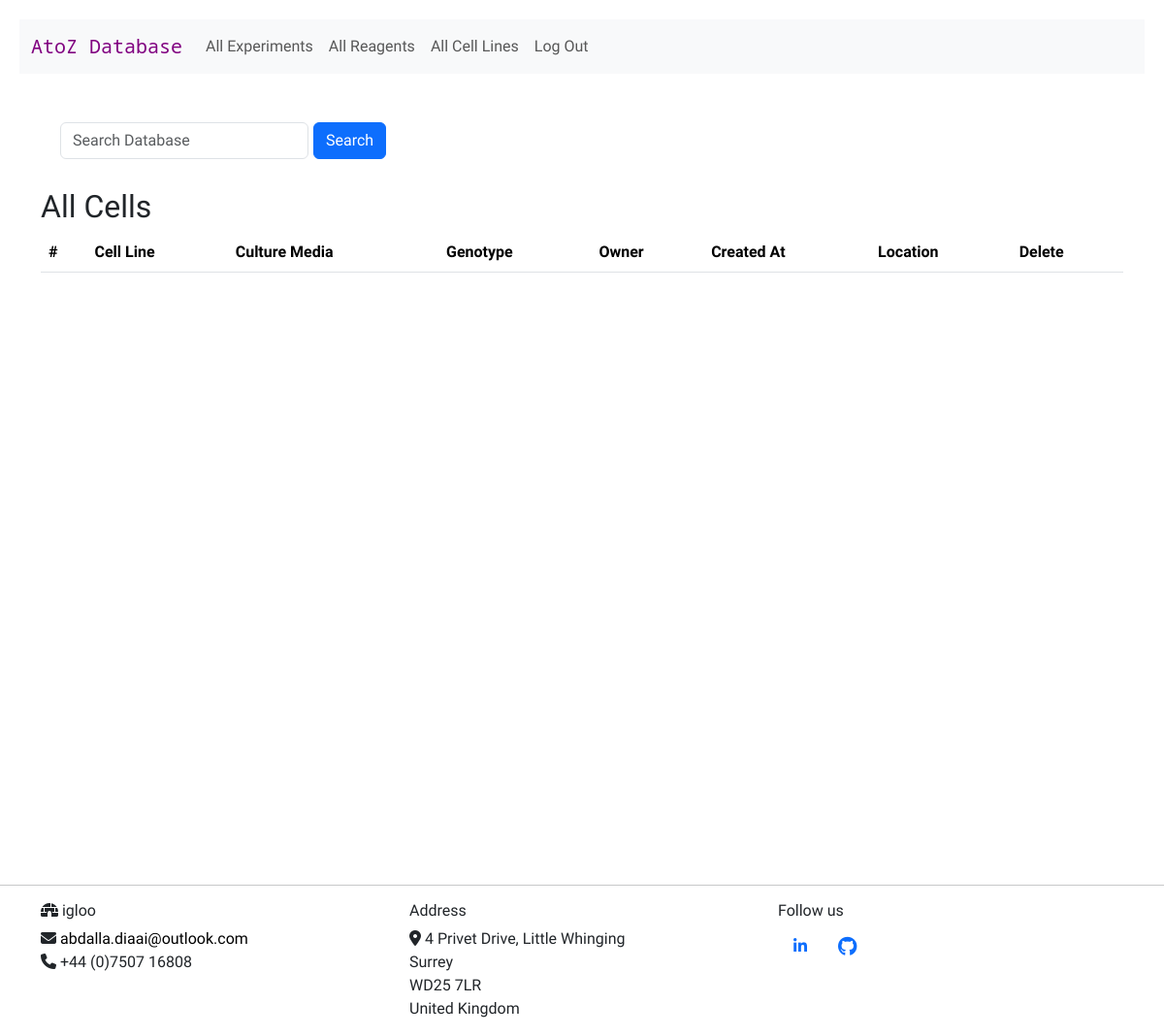
The page /view_cells (signed in) on the database as committed earlier.
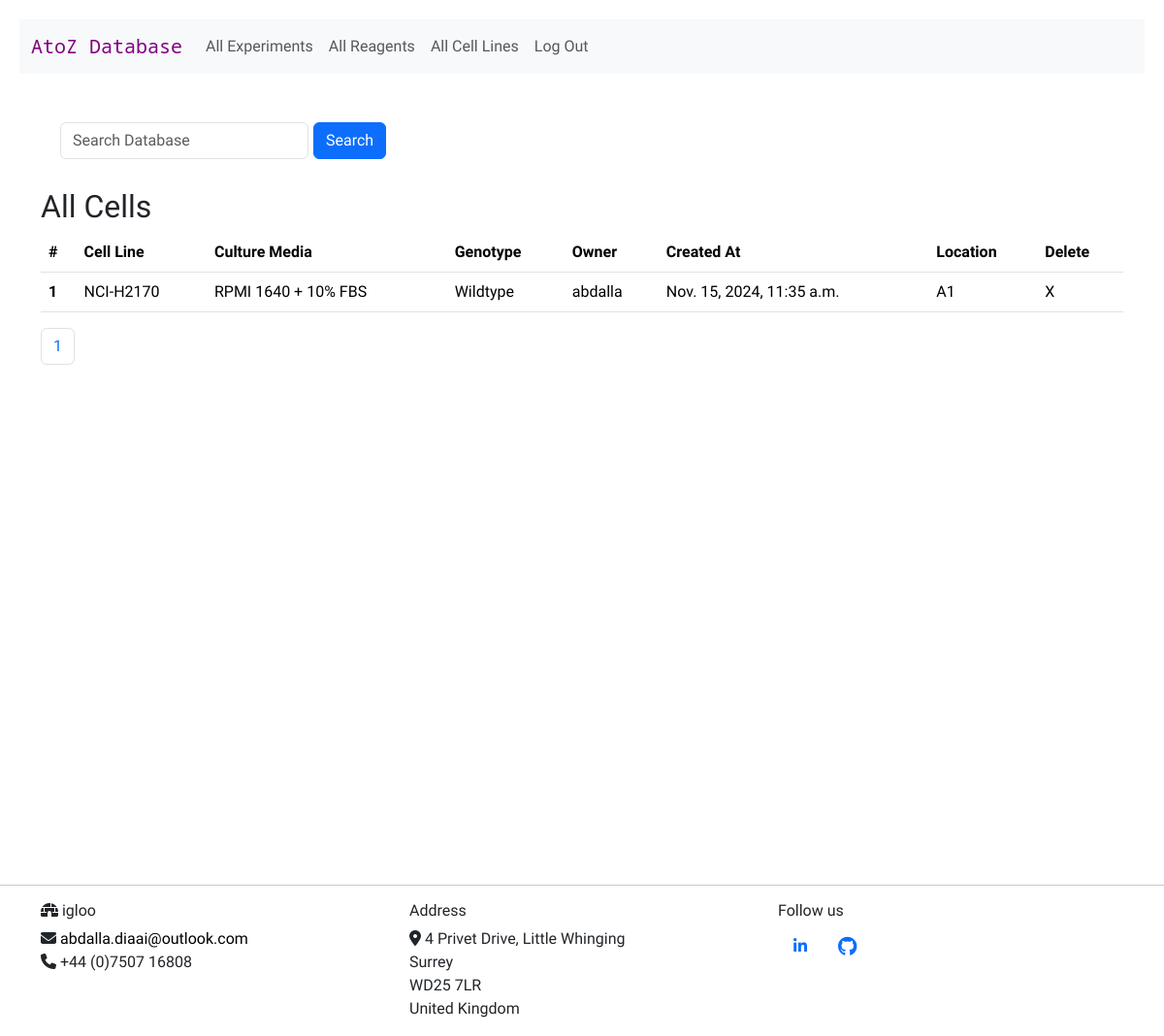
The same page on the database as committed later.
### reagents/models.py (models this page shows, shortened)
class TimeStampedModel(models.Model):
    created_at = models.DateTimeField(auto_now_add=True)
    updated_at = models.DateTimeField(auto_now=True)
    class Meta:
        abstract = True

class CellLine(TimeStampedModel):
    CHOICES = [("Wildtype", True), ("Modified", False)]
    created = TimeStampedModel.created_at
    cell_name = models.CharField(max_length=300, blank=True, null=True)
    media = models.CharField(max_length=300, blank=True, null=True)
    genotype = models.CharField(max_length=30, choices=CHOICES, default=True)
    owner = models.ForeignKey(settings.AUTH_USER_MODEL, on_delete=models.CASCADE, null=True)
    storage_position = models.CharField(max_length=10, blank=True, null=True)

class User(AbstractUser):
    pass

### reagents/views.py (the view)
# urls.py: path("view_cells", views.view_cells, name="view_cells"),
@login_required
def view_cells(request):
    cells = CellLine.objects.all()
    paginator = Paginator(cells, 10)
    page_number = request.GET.get("page")
    page_obj = paginator.get_page(page_number)
    return render(
        request,
        "reagents/cells.html",
        {"page_obj": page_obj, "paginator": paginator,
         "search_form": CellsSearch()
         }
    )

### reagents/forms.py
class CellsSearch(forms.Form):
    search = forms.CharField(
        label="",
        widget=forms.TextInput(
            attrs={"placeholder": "Search Database", "class": "form-control"}
        ),
    )
    database_to_search = models.CharField(max_length=30)

### reagents/templates/reagents/cells.html (shortened to what this page needs)
{% extends "reagents/layout.html" %}
{% load static %}
{% block body %}
<form class="d-flex" action="{% url 'cells_search' %}" method="POST">
    <div class="form-group">
        {{ search_form }}
    </div>
    <button class="btn btn-primary" type="submit">Search</button>
</form>
<h2>All Cells</h2>
{% if user.is_authenticated %}
<div>
    <table class="table">
        <thead>
            <tr>
                <th scope="col">#</th>
                <th scope="col">Cell Line</th>
                <th scope="col">Culture Media</th>
                <th scope="col">Genotype</th>
                <th scope="col">Owner</th>
                <th scope="col">Created At</th>
                <th scope="col">Location</th>
                <th scope="col">Delete</th>
            </tr>
        </thead>
        <tbody>
            {% for cell in page_obj %}
            <tr>
                <th scope="row">{{ cell.id }}</th>
                <td>{{ cell.cell_name }}</td>
                <td>{{ cell.media }}</td>
                <td>{{ cell.genotype }}</td>
                <td>{{ cell.owner }}</td>
                <td> {{ cell.created }}</td>
                <td>{{ cell.storage_position }}</td>
                <td><a id="delete" href="{% url 'delete_cell' cell.id %}">X</a></td>
            </tr>
            {% endfor %}
        </tbody>
    </table>
</div>
{% if paginator.count > 0 %}
<nav aria-label="Page navigation example">
    <ul class="pagination">
        {% for page_number in paginator.page_range %}
        {% if page.obj.number == page_number %}
        <li class="page-item active"><a class="page-link" href="">{{ page_number }}</a></li>
        {% else %}
        <li class="page-item"><a class="page-link" href="?page={{ page_number }}">{{ page_number }}</a></li>
        {% endif %}
        {% endfor %}
    </ul>
</nav>
{% endif %}
{% endif %}
{% endblock %}

### reagents/templates/reagents/layout.html (shortened to what this page needs)
{% load static %}
<!DOCTYPE html>
<html lang="en">
<head>
    <link href="https://cdn.jsdelivr.net/npm/bootstrap@5.3.2/dist/css/bootstrap.min.css" rel="stylesheet"
>
    <link href="{% static 'reagents/styles.css' %}" rel="stylesheet">
    <link rel="stylesheet" href="{% static 'reagents/styles.css' %}">
</head>
<body>
    <nav class="navbar navbar-expand-lg bg-body-tertiary">
        <div class="container-fluid">
            <a class="navbar-brand" href="{% url 'index' %}">AtoZ Database</a>
            <div class="collapse navbar-collapse" id="navbarNav">
                <ul class="navbar-nav me-auto mb-2 mb-lg-0">
                    {% if user.is_authenticated %}
                    <li class="nav-item">
                        <a class="nav-link" href="{% url 'view_experiments' %}">All Experiments</a>
                    </li>
                    <li class="nav-item">
                        <a class="nav-link" href="{% url 'view_reagents' %}">All Reagents</a>
                    </li>
                    <li class="nav-item">
                        <a class="nav-link" href="{% url 'view_cells' %}">All Cell Lines</a>
                    </li>
                    <li class="nav-item">
                        <a class="nav-link" href="{% url 'logout' %}">Log Out</a>
                    </li>
                    {% endif %}
                </ul>
            </div>
        </div>
    </nav>
    <main>
        <div class="container">
            {% block body %}
            {% endblock %}
        </div>
    </main>
<hr>
    <div class="container">
        <div class="row">
            <div class="col-lg-4 col-md-5 col-sm-12 footer-cols footer-heading">
                <h6><i class="fa-solid fa-igloo"></i> igloo</h6>
                <p id="contact-me">
                    <i class="fa-solid fa-envelope"></i> <a href="mailto:hello@tuxedo.com"
                        id="email">abdalla.diaai@outlook.com</a>
                    <br>
                    <i class="fa-solid fa-phone"></i> +44 (0)7507 16808
                </p>
            </div>
            <div class="col-lg-4 col-md-4 col-sm-12 d-none d-sm-block footer-cols">
                <div class="footer-heading">
                    <h6>Address</h6>
                </div>
                <address>
                    <i class="fa-solid fa-location-dot"></i> 4 Privet Drive, Little Whinging
                    <br>
                    Surrey
                    <br>
                    WD25 7LR
                    <br>
                    United Kingdom
                </address>
            </div>
            <div class="col-lg-4 col-md-3 col-sm-12 footer-cols">
                <div class="footer-heading">
                    <h6>Follow us</h6>
                </div>
                <ul class="nav" id="social-icons">
                    <li class="nav-item"><a href="https://www.linkedin.com/in/abdalla-diaai-mohamed-434096218/"
                            class="nav-link"><i class="fa-brands fa-linkedin-in"></i></a></li>
                    <li class="nav-item"><a href="https://github.com/abdalla-diaai" class="nav-link"><i
                                class="fa-brands fa-github fa-lg"></i></a></li>
                </ul>
            </div>
        </div>
    </div>
</body>
</html>

### reagents/static/reagents/styles.css (style rules this page uses)
main { position: relative; min-height: 100vh; }
.navbar { margin: 20px; }
.form-group { margin: 10px 0 10px 0; }
button { margin: 10px 0 10px 5px; cursor: pointer; }
.navbar-brand { font-family: "Noto Sans Mono", monospace; font-optical-sizing: auto; font-optical-sizing: auto; font-weight: 150; font-style: normal; font-variation-settings: "wdth" 100; color: purple; }
form { padding: 20px; }
#id_search { margin-inline-end: 10px; }
body { font-family: "Ubuntu", sans-serif; font-weight: 300; font-style: normal; }
a { text-decoration: none; color: black; }

Rows that differ between the two databases and show on the page:
added CellLine: id "1", cell_name "NCI-H2170", media "RPMI 1640 + 10% FBS", genotype "Wildtype", owner "abdalla", created "Nov. 15, 2024, 11:35 a.m.", storage_position "A1"
Other text that changed with them:
new list line: "1"
